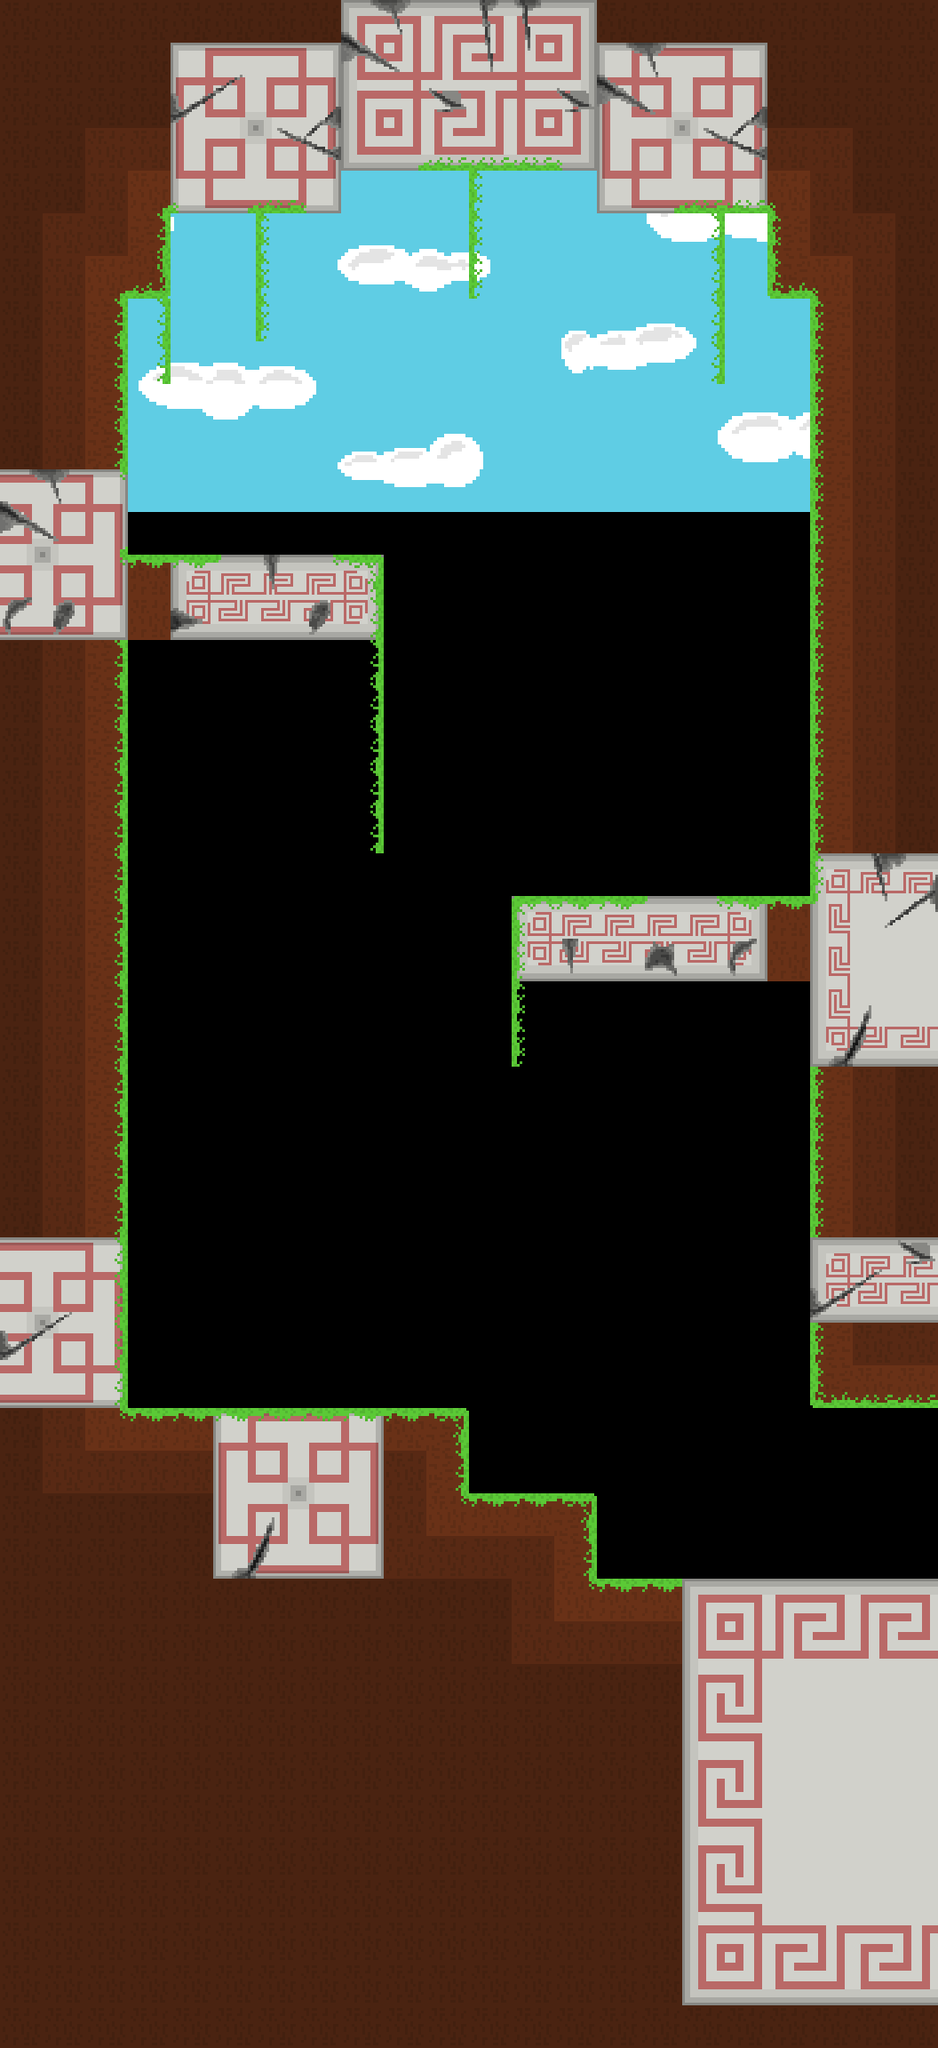

A 2D game scene composited from a Tiled map and its tileset images. What follows is a short description and the map's XML, with each tile layer's data collapsed to a summary:
An orthogonal 22x48 tile map with 48x48 px tiles, 4 tile layers (back_tiles, back_second, front, front_second), 5 tilesets, 1 image layer and 19 objects (2x EnemyGroundedElemental, 2x EnemyCloudSummoner, SpawnPoint, HealthChargePickup, Portal).

<map version="1.11" tiledversion="1.11.0" orientation="orthogonal" renderorder="right-down" width="22" height="48" tilewidth="48" tileheight="48" infinite="0" nextlayerid="22" nextobjectid="351">
 <tileset firstgid="1" name="tileset01" tilewidth="48" tileheight="48" tilecount="176" columns="16">
  <image source="../tilesets/tileset01.png" width="768" height="528" />
 </tileset>
 <tileset firstgid="177" name="tileset02" tilewidth="48" tileheight="48" tilecount="121" columns="11">
  <image source="../tilesets/tileset02.png" width="528" height="528" />
 </tileset>
 <tileset firstgid="298" name="tileset03" tilewidth="48" tileheight="48" tilecount="306" columns="17">
  <image source="../tilesets/tileset03.png" width="816" height="864" />
 </tileset>
 <tileset firstgid="604" name="objects" tilewidth="48" tileheight="48" tilecount="64" columns="8">
  <image source="../tilesets/objects.png" width="384" height="384" />
 </tileset>
 <tileset firstgid="668" name="tileset04" tilewidth="48" tileheight="48" tilecount="240" columns="16">
  <image source="../tilesets/tileset04.png" width="768" height="720" />
 </tileset>
 <imagelayer id="17" name="Image Layer 1">
  <image source="../Backgrounds/ground_back.png" width="1024" height="576" />
  <properties>
   <property name="depth" type="int" value="3000" />
   <property name="parallax_x" type="float" value="1" />
   <property name="parallax_y" type="float" value="1" />
   <property name="repeat_y" type="bool" value="true" />
  </properties>
 </imagelayer>
 <layer id="11" name="back_tiles" width="22" height="48">
  <properties>
   <property name="depth" type="int" value="1050" />
   <property name="tileset" type="int" value="4" />
  </properties>
  <data>[1056 cells, 594 non-empty, 69 distinct tile ids]</data>
 </layer>
 <layer id="21" name="back_second" width="22" height="48">
  <properties>
   <property name="depth" type="int" value="1000" />
   <property name="tileset" type="int" value="4" />
  </properties>
  <data>[1056 cells, 115 non-empty, 40 distinct tile ids]</data>
 </layer>
 <layer id="12" name="front" width="22" height="48">
  <properties>
   <property name="depth" type="int" value="950" />
   <property name="tileset" type="int" value="0" />
  </properties>
  <data>[1056 cells, 0 non-empty, 0 distinct tile ids]</data>
 </layer>
 <layer id="20" name="front_second" width="22" height="48">
  <properties>
   <property name="depth" type="int" value="900" />
   <property name="tileset" type="int" value="2" />
  </properties>
  <data>[1056 cells, 0 non-empty, 0 distinct tile ids]</data>
 </layer>
 <objectgroup color="#ffaa00" id="16" name="spawnpoints">
  <object id="326" type="SpawnPoint" x="1008" y="1584" width="48" height="48">
   <properties>
    <property name="id" type="int" value="0" />
   </properties>
  </object>
 </objectgroup>
 <objectgroup id="14" name="objects">
  <object id="346" type="EnemyGroundedElemental" x="384" y="1536" width="48" height="48">
   <properties>
    <property name="color" type="int" value="2" />
   </properties>
  </object>
  <object id="349" type="EnemyGroundedElemental" x="576" y="1632" width="48" height="48">
   <properties>
    <property name="color" type="int" value="2" />
   </properties>
  </object>
  <object id="347" type="EnemyCloudSummoner" x="288" y="1392" width="64" height="48">
   <properties>
    <property name="initial_y" type="int" value="864" />
   </properties>
  </object>
  <object id="348" type="EnemyCloudSummoner" x="816" y="864" width="64" height="48">
   <properties>
    <property name="initial_y" type="int" value="864" />
   </properties>
  </object>
  <object id="350" type="HealthChargePickup" x="240" y="528" width="48" height="48">
   <properties>
    <property name="id" type="int" value="18" />
    <property name="lore" type="int" value="28" />
    <property name="text" value="Why are they alive?" />
   </properties>
  </object>
 </objectgroup>
 <objectgroup color="#0000ff" id="13" name="walls">
  <properties>
   <property name="isWallLayer" type="bool" value="true" />
  </properties>
  <object id="271" x="384" y="0" width="288" height="192" />
  <object id="277" x="576" y="1008" width="336" height="96" />
  <object id="318" x="144" y="624" width="288" height="96" />
  <object id="270" x="192" y="0" width="192" height="240" />
  <object id="269" x="864" y="0" width="48" height="336" />
  <object id="215" x="672" y="0" width="192" height="240" />
  <object id="218" x="144" y="0" width="48" height="336" />
  <object id="266" x="0" y="1584" width="528" height="720" />
  <object id="315" x="912" y="0" width="144" height="1584" />
  <object id="308" x="528" y="1680" width="144" height="624" />
  <object id="311" x="0" y="0" width="144" height="1584" />
  <object id="309" x="672" y="1776" width="384" height="528" />
 </objectgroup>
 <objectgroup color="#00ff00" id="15" name="doors">
  <object id="327" type="Portal" x="1104" y="1584" width="48" height="192">
   <properties>
    <property name="horizontal" type="bool" value="false" />
    <property name="id_point" type="int" value="1" />
    <property name="id_room" type="int" value="52" />
   </properties>
  </object>
 </objectgroup>
</map>
